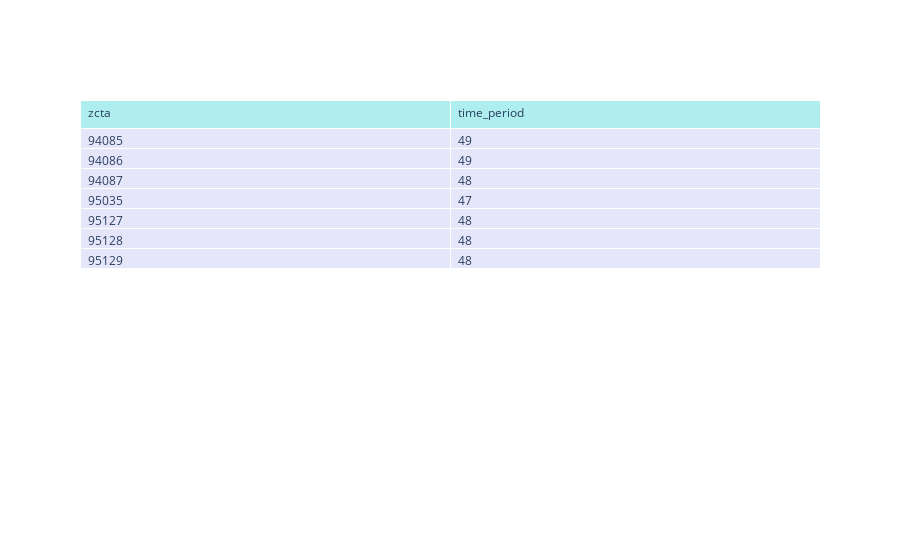

The notebook cell saved with this chart:
### Markdown cell above
checking the number time periods registered for each zcta

### Code cell
import pandas as pd
import plotly.graph_objs as go

# Assuming dataset2.groupby('zcta')['time_period'] is the SeriesGroupBy object
grouped_data = dataset2.groupby('zcta')['time_period']

# Converting the grouped data to a DataFrame for visualization
grouped_df = grouped_data.count().reset_index()

# Display the DataFrame using Plotly's table functionality
fig = go.Figure(data=[go.Table(
    header=dict(values=list(grouped_df.columns),
                fill_color='paleturquoise',
                align='left'),
    cells=dict(values=[grouped_df['zcta'], grouped_df['time_period']],
               fill_color='lavender',
               align='left'))
])

fig.show()

### Figure 1 — Plotly figure (JSON) as saved in the notebook; plotly's stock layout.template omitted (floating-point values rounded to 4 significant figures)
{"data": [{"cells": {"align": "left", "fill": {"color": "lavender"}, "values": [[94085, 94086, 94087, 95035, 95127, 95128, 95129], [49, 49, 48, 47, 48, 48, 48]]}, "header": {"align": "left", "fill": {"color": "paleturquoise"}, "values": ["zcta", "time_period"]}, "type": "table"}], "layout": {}}
